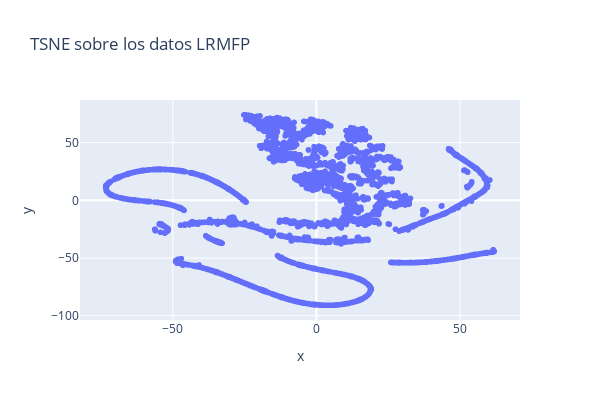

The code cell stored with this chart in its notebook:
### Code cell
px.scatter(x=tsne[:, 0], y=tsne[:, 1], title="TSNE sobre los datos LRMFP", width=600, height=400)

### Figure 1 — Plotly figure (JSON) as saved in the notebook; plotly's stock layout.template omitted (floating-point values rounded to 4 significant figures; data arrays with more than 128 entries replaced by an {"elided": "..."} marker saying what was removed)
{"data": [{"hovertemplate": "x=%{x}<br>y=%{y}<extra></extra>", "legendgroup": "", "marker": {"color": "#636efa", "symbol": "circle"}, "mode": "markers", "name": "", "showlegend": false, "type": "scattergl", "x": {"elided": "4314 float values"}, "xaxis": "x", "y": {"elided": "4314 float values"}, "yaxis": "y"}], "layout": {"height": 400, "legend": {"tracegroupgap": 0}, "title": {"text": "TSNE sobre los datos LRMFP"}, "width": 600, "xaxis": {"anchor": "y", "domain": [0, 1], "title": {"text": "x"}}, "yaxis": {"anchor": "x", "domain": [0, 1], "title": {"text": "y"}}}}
